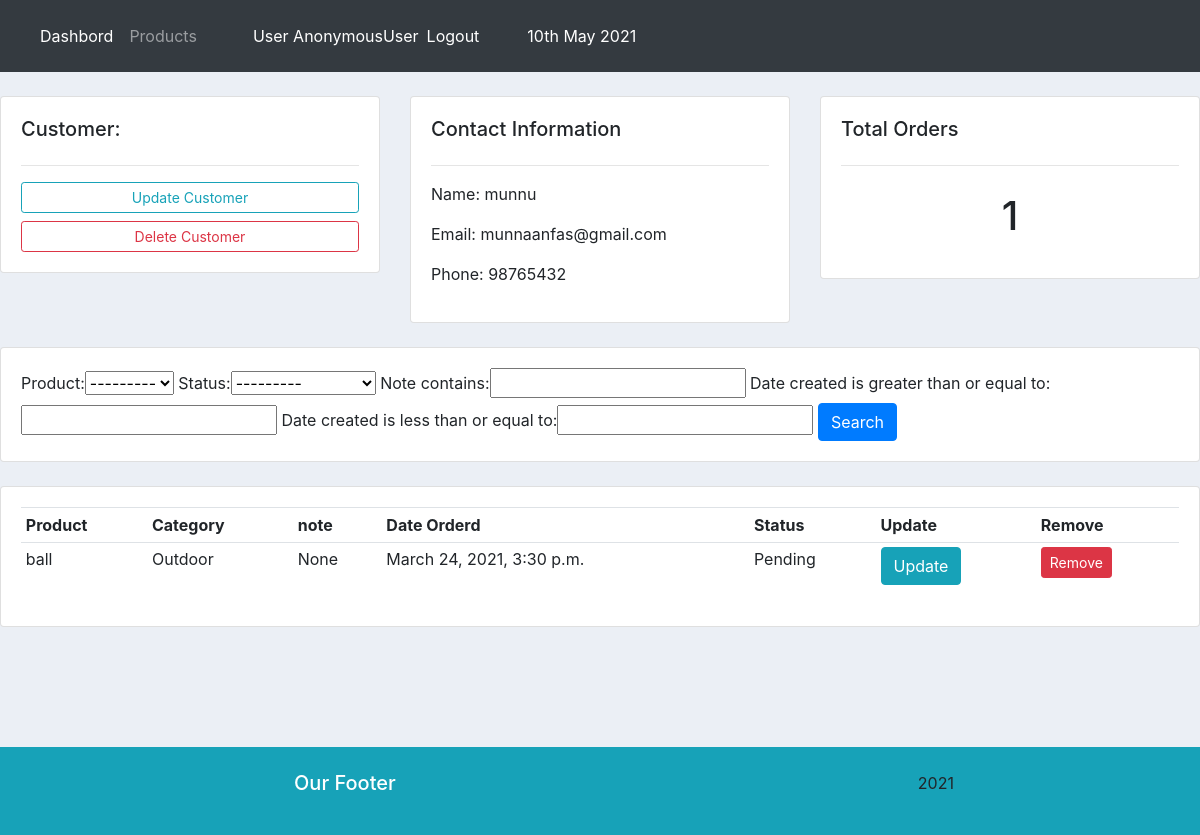
The app's page /customer/1/ with its own data.
### leads/models.py (models this page shows, shortened)
class Customer(models.Model):
    name = models.CharField(max_length=200,null=True)
    phone = models.CharField(max_length=200,null=True)
    email = models.CharField(max_length=200,null=True)
    date = models.DateTimeField(auto_now_add=True,null=True)

class Order(models.Model):
    STATUS = (
        ('Out For Delivery','Out For Delivery'),
         ('Pending','Pending'),
        ('Delivered','Delivered')
    )
    customer = models.ForeignKey(Customer , null=True,on_delete = models.SET_NULL)
    product = models.ForeignKey(Product , null=True,on_delete = models.SET_NULL)
    status = models.CharField(max_length=200,null=True,choices=STATUS)
    date_created = models.DateTimeField(auto_now_add=True,null=True)
    note = models.CharField(max_length=500, null=True)

class Product(models.Model):
    CATAGORY = (
        ('Indoor','Indoor'),
        ('Outdoor','Outdoor'),
    )
    name = models.CharField(max_length=200,null=True)
    price = models.FloatField(null=True)
    catagory = models.CharField(max_length=200,null=True,choices=CATAGORY)
    description = models.CharField(max_length=200,null=True)
    date_created = models.DateTimeField(auto_now_add=True,null=True)
    tags = models.ManyToManyField(Tag)
    def __str__(self):
        return self.name

### leads/views.py (the view)
# urls.py: path('customer/<str:pk_test>/',views.customer,name="customer"),
def customer(request,pk_test):
    customer = Customer.objects.get(id=pk_test)
    orders = customer.order_set.all()
    total_orders = orders.count()
    myFilter = OrderFilter(request.GET,queryset=orders)
    orders = myFilter.qs
    context = {
        'customer':customer,
        'orders':orders,
        'total_orders':total_orders,
        'myFilter':myFilter
    }
    return render(request,'accounts/customer.html',context)

### leads/templates/accounts/customer.html
{% extends 'accounts/main.html'  %}
{% block content%}
<br>
<div class="row">
	<div class="col-md">
		<div class="card card-body">
			<h5>Customer:</h5>
			<hr>
			<a class="btn btn-outline-info  btn-sm btn-block" href="">Update Customer</a>
			<a class="btn btn-outline-danger  btn-sm btn-block" href="">Delete Customer</a>
		</div>
	</div>
	<div class="col-md">
		<div class="card card-body">
			<h5>Contact Information</h5>
			<hr>
			<p>Name: {{customer.name}}</p>
			<p>Email: {{customer.email}}</p>
			<p>Phone: {{customer.phone}}</p>
		</div>
	</div>
	<div class="col-md">
		<div class="card card-body">
			<h5>Total Orders</h5>
			<hr>
			<h1 style="text-align: center;padding: 10px">{{total_orders}}</h1>
		</div>
	</div>
</div>
<br>
<div class="row">
	<div class="col">
		<div class="card card-body">
			<form method="get">
				{{myFilter.form}}
		    <button class="btn btn-primary" type="submit">Search</button>
		  </form>
		</div>
	</div>
</div>
<br>
<div class="row">
	<div class="col-md">
		<div class="card card-body">
			<table class="table table-sm">
				<tr>
					<th>Product</th>
					<th>Category</th>
					<th>note</th>
					<th>Date Orderd</th>
					<th>Status</th>
					<th>Update</th>
					<th>Remove</th>
				</tr>
				{% for order in orders%}
				<tr>
					<td>{{order.product}}</td>
					<td>{{order.product.catagory}}</td>
					<td>{{order.note}}</td>
					<td>{{order.date_created}}</td>
					<td>{{order.status}}</td>
					<td><a class="btn btn-sn btn-info" href="">Update</a></td>
					<td><a class="btn btn-sm btn-danger" href="">Remove</a></td>
				</tr>
				{% endfor %}
			</table>
		</div>
	</div>
</div>
{% endblock %}

### static/css/style.css (style rules this page uses)
body { background-color: #ebeff5; }

### records on screen
Customer: name "munnu", email "munnaanfas@gmail.com", phone "98765432"
Order: product "ball", product.catagory "Outdoor", note "None", date_created "March 24, 2021, 3:30 p.m.", status "Pending"

### other values on screen
{{ request.user }} "AnonymousUser"
{{ total_orders }} "1"
